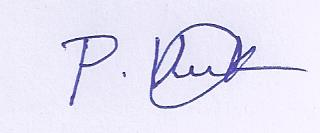
#> input picture firma.jpg, 320 x 133 px
$ python digitalizer-v3.py --file firma.jpg
#> lines starting #> are read from the running program, lines starting #| are printed output that depends on the picture; after the words box and inside, x2 and y2 are one past the last pixel; in counts of white or black regions, pixels touching at a corner belong together
# Signature digitalizer version 3
# =========================================================
# Uses custom fork of pypotrace based on Gungora's (v.0.3).
# Generates svg file directly (no mid-product images).
#
# Usage: python digitalizer-v3.py -f <filename>

import os, cv2, argparse, potrace

# Getting args from CLI #
arg_parser = argparse.ArgumentParser()
arg_parser.add_argument(
    "-f", "--file", help="Ruta a la imagen de la firma o sello", required=True
)

args = vars(arg_parser.parse_args())

# Extracting filename #
filename = args.get("file").rpartition(".")[0]
file_ext = args.get("file").rpartition(".")[2]

# Directory creation #
BASE_DIR = os.path.dirname(os.path.realpath(__file__))
SIG_DIR = os.path.join(BASE_DIR, "signatures")
FILE_DIR = os.path.join(SIG_DIR, filename)

# Output filenames #
BW_OUTPUT_FILENAME = os.path.join(FILE_DIR, f"{filename}_bw.{file_ext}")
PNM_OUTPUT_FILENAME = os.path.join(FILE_DIR, f"{filename}.pnm")
SVG_OUTPUT_FILENAME = os.path.join(FILE_DIR, f"{filename}.svg")

# signatures folder
try:
    os.mkdir(SIG_DIR)
    print(f'[INFO] Creating "signatures" directory.')
except FileExistsError:
    pass

# file subfolder
try:
    os.mkdir(FILE_DIR)
    print(f'[INFO] Files will be saved at "{filename}" sub-folder.')
except FileExistsError:
    pass

# Gray and Blur #
image = cv2.imread(args.get("file"))
#> image is the input picture: shape (133, 320, 3); mean B, G, R 244.9, 228.1, 230.5
gray = cv2.cvtColor(image, cv2.COLOR_BGR2GRAY)
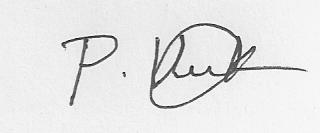
#> gray: shape (133, 320); min 3, max 255, mean 230.7
blur = cv2.GaussianBlur(gray, (5, 5), 0)
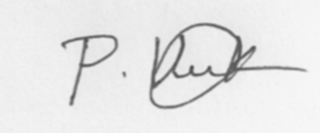
#> blur: shape (133, 320); min 81, max 247, mean 230.7

# Get binary borders #
borders = cv2.adaptiveThreshold(
    blur, 255, cv2.ADAPTIVE_THRESH_MEAN_C, cv2.THRESH_BINARY, 11, 7
)
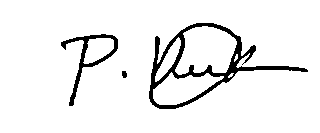
#> borders: shape (133, 320); 93.4% white; 3 black regions, box (x1, y1, x2, y2) and area: (149, 23, 308, 109) 2121, (61, 34, 118, 106) 660, (122, 71, 127, 78) 30

# Transform data to match potrace #
borders[borders > 0] = 1

idx_one = borders == 1
idx_zero = borders == 0

borders[idx_one] = 0
#> borders: shape (133, 320); every value is 0
borders[idx_zero] = 1

# Generate potrace Bitmap, Path and XML #
#> (the run stopped early here; a loop or call above may not have finished)
